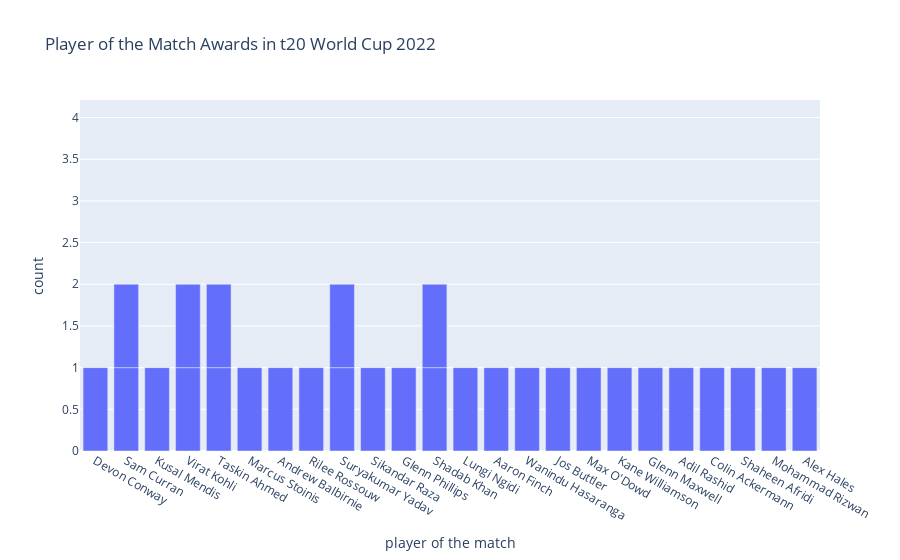

The notebook cell this image was saved under:
### Markdown cell above
### Virat Kohli scored the highest in 3 matches. Undoubtedly, he was the best batsman in the t20 world cup 2022.

### Code cell
figure = px.bar(data, 
                x = data["player of the match"], 
                title="Player of the Match Awards in t20 World Cup 2022")
figure.show()

### Figure 1 — Plotly figure (JSON) as saved in the notebook; plotly's stock layout.template omitted (floating-point values rounded to 4 significant figures)
{"data": [{"alignmentgroup": "True", "hovertemplate": "player of the match=%{x}<br>count=%{y}<extra></extra>", "legendgroup": "", "marker": {"color": "#636efa", "pattern": {"shape": ""}}, "name": "", "offsetgroup": "", "orientation": "v", "showlegend": false, "textposition": "auto", "type": "bar", "x": ["Devon Conway", "Sam Curran", "Kusal Mendis", "Virat Kohli", "Taskin Ahmed", null, "Marcus Stoinis", "Andrew Balbirnie", null, "Rilee Rossouw", "Suryakumar Yadav", "Sikandar Raza", null, null, "Glenn Phillips", "Taskin Ahmed", "Shadab Khan", "Lungi Ngidi", "Aaron Finch", "Wanindu Hasaranga", "Jos Buttler", "Max O'Dowd", "Virat Kohli", "Shadab Khan", "Kane Williamson", "Glenn Maxwell", "Adil Rashid", "Colin Ackermann", "Shaheen Afridi", "Suryakumar Yadav", "Mohammad Rizwan", "Alex Hales", "Sam Curran"], "xaxis": "x", "y": [1, 1, 1, 1, 1, 1, 1, 1, 1, 1, 1, 1, 1, 1, 1, 1, 1, 1, 1, 1, 1, 1, 1, 1, 1, 1, 1, 1, 1, 1, 1, 1, 1], "yaxis": "y"}], "layout": {"barmode": "relative", "legend": {"tracegroupgap": 0}, "title": {"text": "Player of the Match Awards in t20 World Cup 2022"}, "xaxis": {"anchor": "y", "domain": [0, 1], "title": {"text": "player of the match"}}, "yaxis": {"anchor": "x", "domain": [0, 1], "title": {"text": "count"}}}}
